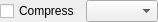
<?xml version="1.0" encoding="UTF-8"?>
<ui version="4.0">
 <class>qCjyxNodeWriterOptionsWidget</class>
 <widget class="QWidget" name="qCjyxNodeWriterOptionsWidget">
  <property name="geometry">
   <rect>
    <x>0</x>
    <y>0</y>
    <width>145</width>
    <height>17</height>
   </rect>
  </property>
  <property name="windowTitle">
   <string>Node Writer Options</string>
  </property>
  <layout class="QHBoxLayout" name="horizontalLayout">
   <property name="margin">
    <number>0</number>
   </property>
   <item>
    <widget class="QCheckBox" name="UseCompressionCheckBox">
     <property name="text">
      <string>Compress</string>
     </property>
    </widget>
   </item>
   <item>
    <widget class="QComboBox" name="CompressionParameterSelector">
     <property name="sizePolicy">
      <sizepolicy hsizetype="MinimumExpanding" vsizetype="Fixed">
       <horstretch>0</horstretch>
       <verstretch>0</verstretch>
      </sizepolicy>
     </property>
    </widget>
   </item>
  </layout>
 </widget>
 <resources/>
 <connections/>
</ui>
